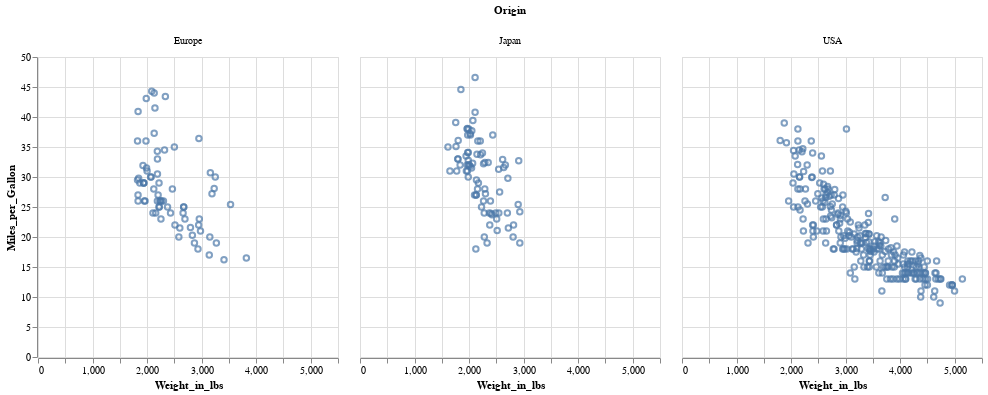

The notebook cell saved with this chart:
### Markdown cell above
### Declarative approach
In the declarative approach, we specify the final visualization we want rather than the steps to creating the visualization. We separate the visualization specification from the execution details on creating the visualization.  

Let us contrast that by creating the same plot in _Vega-Altair_ using a declarative approach.

### Code cell
import altair as alt
from vega_datasets import data

cars = data.cars()

# create a chart object, associate df as the data for the chart, map various columns to visual channels
alt.Chart(cars).mark_point().encode(
    x="Weight_in_lbs",
    y="Miles_per_Gallon",
    column="Origin",
    # color="Cylinders:O"
)

### Figure 1 — Vega-Lite specification as saved in the notebook (floating-point values rounded to 4 significant figures; data arrays with more than 128 entries replaced by an {"elided": "..."} marker saying what was removed)
{"config": {"view": {"continuousWidth": 300, "continuousHeight": 300}}, "data": {"name": "data-f02450ab61490a1363517a0190416235"}, "mark": {"type": "point"}, "encoding": {"column": {"field": "Origin", "type": "nominal"}, "x": {"field": "Weight_in_lbs", "type": "quantitative"}, "y": {"field": "Miles_per_Gallon", "type": "quantitative"}}, "$schema": "https://vega.github.io/schema/vega-lite/v5.15.1.json", "datasets": {"data-f02450ab61490a1363517a0190416235": {"elided": "406 records"}}}
